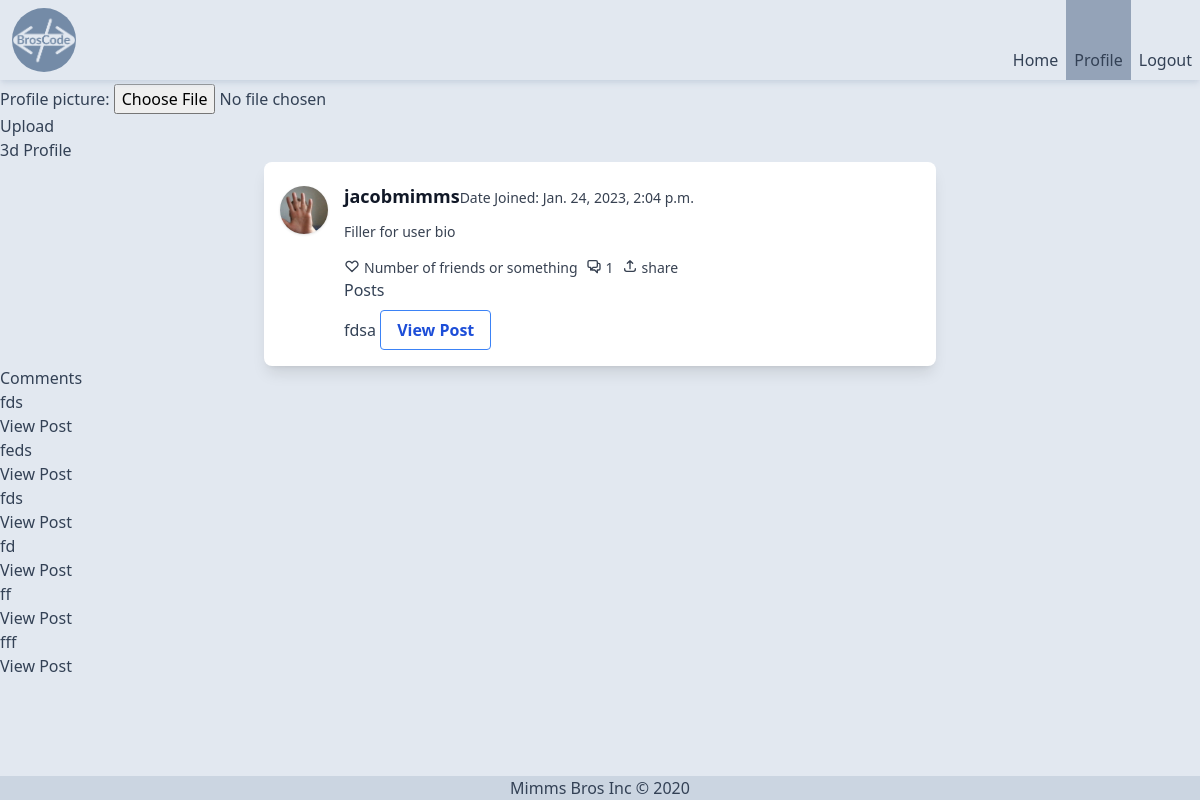
/profile/1/ (signed in), run on an earlier commit of the app's database.
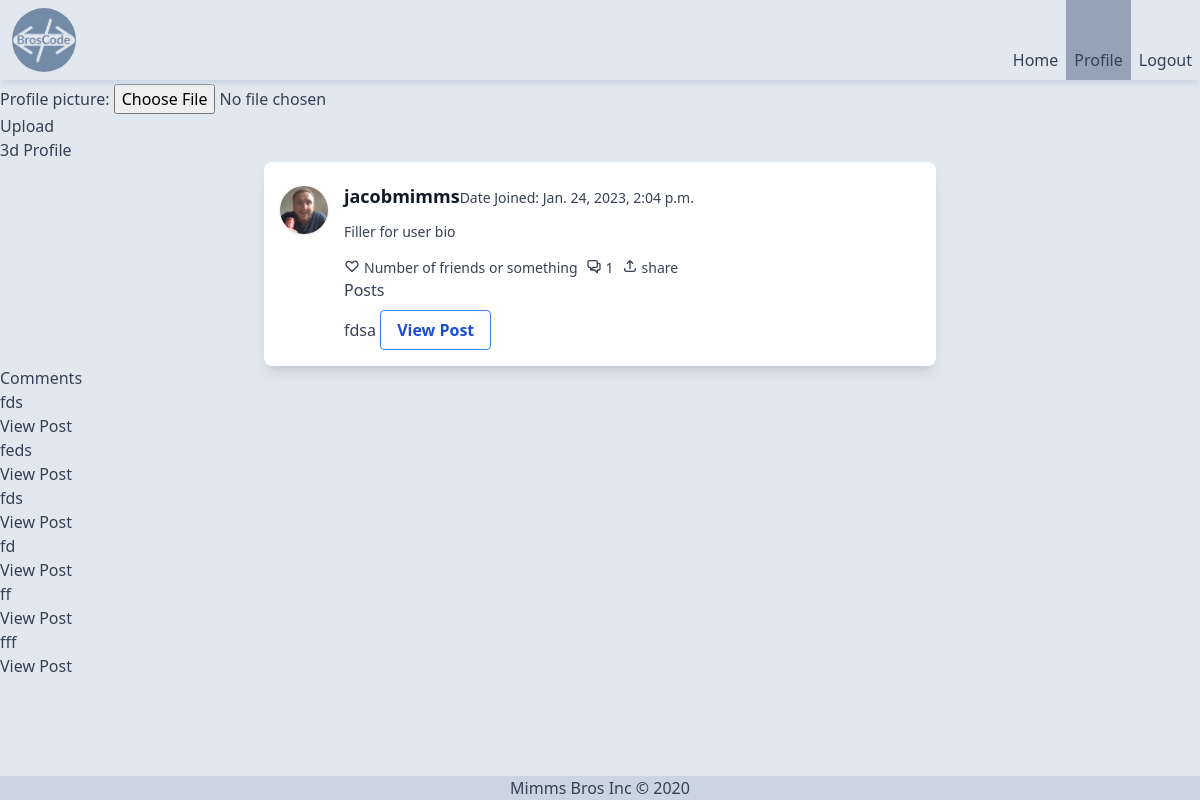
And on a later commit of the database.
### blog/models.py (models this page shows, shortened)
class User(AbstractUser):
    email = models.EmailField(max_length=254, unique=True, blank=False, null=False)
    friends = models.ManyToManyField('self', blank=True)
    profile_picture = models.ImageField(upload_to='images/', default='images/default.jpg', blank=True, null=True)

### blog/views.py (the view, shortened to what this page needs)
# urls.py: path('profile/<int:pk>/', views.profile, name='profile'),
def profile(req, pk):
    if not req.user.is_authenticated:
        return HttpResponseRedirect(reverse('blog:login'))
    form = ProfilePictureForm(req.POST, req.FILES)
    user = get_object_or_404(User, pk=pk)
    posts = Post.objects.filter(author=user)
    comments = Comment.objects.filter(author=user)
    return render(req, 'blog/profile.html', {'user': user, 'posts': posts, 'comments': comments, 'form': form})

### blog/forms.py
class ProfilePictureForm(forms.ModelForm):
    class Meta:
        model = User
        fields = ['profile_picture']

### blog/models.py (called while the page is built)
    def __str__(self):
        return self.content

### blog/templates/blog/profile.html (shortened to what this page needs)
{% extends "blog/base.html" %}
{% load static tailwind_tags %}
        {% block content %}
        <form method = "post" enctype="multipart/form-data">
            {{ form.as_p }}
            <button type="submit">Upload</button>
        </form>
        <a href="{% url 'blog:3d_profile' user.pk %}">3d Profile</a>
        <div class="flex bg-white shadow-lg rounded-lg mx-4 md:mx-auto max-w-md md:max-w-2xl ">
            <div class="flex items-start px-4 py-6">
            <img class="w-12 h-12 rounded-full object-cover mr-4 shadow" src="{{ user.profile_picture.url }}" alt="avatar">
            <div class="">
                <div class="flex items-center justify-between">
                    <h2 class="text-lg font-semibold text-gray-900 -mt-1">{{user.username}} </h2>
                    <small class="text-sm text-gray-700">Date Joined: {{user.date_joined}}</small>
                </div>
                <p class="mt-3 text-gray-700 text-sm">
                    Filler for user bio
                </p>
                <div class="mt-4 flex items-center">
                    <div class="flex mr-2 text-gray-700 text-sm ">
                        <svg fill="none" viewBox="0 0 24 24"  class="w-4 h-4 mr-1" stroke="currentColor">
                        <path stroke-linecap="round" stroke-linejoin="round" stroke-width="2" d="M4.318 6.318a4.5 4.5 0 000 6.364L12 20.364l7.682-7.682a4.5 4.5 0 00-6.364-6.364L12 7.636l-1.318-1.318a4.5 4.5 0 00-6.364 0z"/>
                        </svg>
                        <span>Number of friends or something
                        </span>
                    </div>
                    <div class="flex mr-2 text-gray-700 text-sm ">
                        <svg fill="none" viewBox="0 0 24 24" class="w-4 h-4 mr-1" stroke="currentColor">
                        <path stroke-linecap="round" stroke-linejoin="round" stroke-width="2" d="M17 8h2a2 2 0 012 2v6a2 2 0 01-2 2h-2v4l-4-4H9a1.994 1.994 0 01-1.414-.586m0 0L11 14h4a2 2 0 002-2V6a2 2 0 00-2-2H5a2 2 0 00-2 2v6a2 2 0 002 2h2v4l.586-.586z"/>
                        </svg>
                        <span> {{posts.count}} </span>
                    </div>
                    <div class="flex mr-2 text-gray-700 text-sm ">
                        <svg fill="none" viewBox="0 0 24 24" class="w-4 h-4 mr-1" stroke="currentColor">
                        <path stroke-linecap="round" stroke-linejoin="round" stroke-width="2" d="M4 16v1a3 3 0 003 3h10a3 3 0 003-3v-1m-4-8l-4-4m0 0L8 8m4-4v12"/>
                        </svg>
                        <span>share</span>
                    </div>
                </div>
                <div>
                    <h2 class="">Posts</h2>
                    {% for post in posts %}
                    <div class="mt-4 flex items-center">
                            <h5 class="">
                                {{post.title}}
                                <a class="bg-transparent hover:bg-blue-500 text-blue-700 font-semibold hover:text-white py-2 px-4 border border-blue-500 hover:border-transparent rounded" href="{% url 'blog:post' post.id %}">View Post</a>
                            </h5>
                    </div>
                    {% endfor %}
                </div>
            </div>
            </div>
        </div>
        <h2>Comments</h2>
        {% for comment in comments %}
        <div class="card-body">
            <h5 class="card-title">{{comment}}</h5>
            <a href="{% url 'blog:post' comment.post.id %}">View Post</a>
        </div>
        {% endfor %}
        {% endblock %}

What changed in the data, as far as the page shows it:
changed User "jacobmimms": profile_picture: picture added in place of a placeholder
